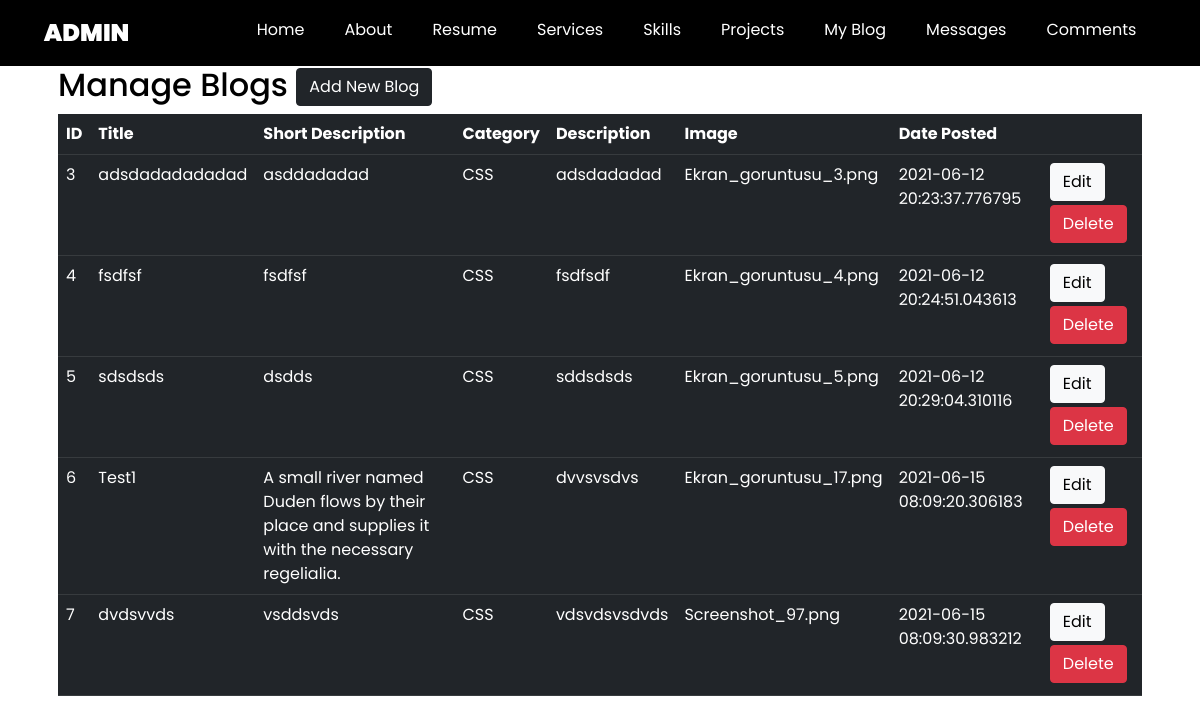
Page /admin/blog-list on the earlier database version.
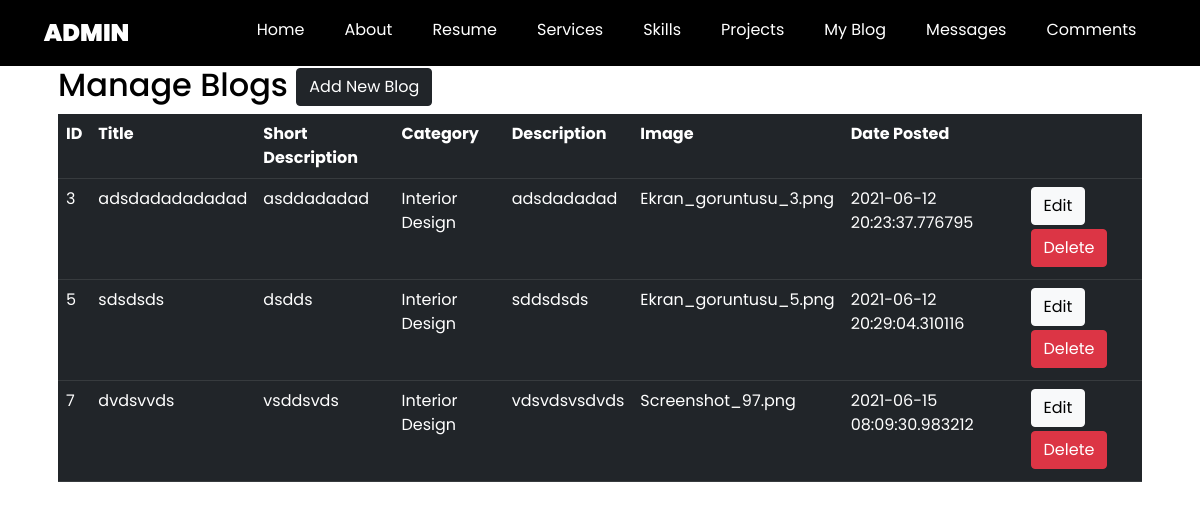
Same page on the later database version.
### PortfolioProject/models.py (models this page shows, shortened)
class Blog(db.Model):
    __tablename__ = 'blog'
    id = db.Column(db.Integer, primary_key=True)
    title = db.Column(db.String(100), nullable=False)
    date_posted = db.Column(db.DateTime, default=datetime.utcnow)
    short_description = db.Column(db.String(100), nullable=False)
    description = db.Column(db.Text, nullable=False)
    image = db.Column(db.String(20), default='uploads/default.jpeg')
    category = db.Column(db.Integer, db.ForeignKey('blogcategory.id'), nullable=False)
    comments = db.relationship('Comment', backref='host', lazy=True)

class BlogCategory(db.Model):
    __tablename__ = 'blogcategory'
    id = db.Column(db.Integer, primary_key=True)
    title = db.Column(db.String(100), nullable=False)
    category = db.relationship(Blog, backref='blogcategories', lazy=True, cascade='all,delete')

### PortfolioProject/controlers.py (the view)
@app.route('/admin/blog-list')
def blog_list():
    blogs = Blog.query.all()
    return render_template('admin/blog-list.html', blogs=blogs)

### PortfolioProject/templates/admin/blog-list.html
{% extends 'admin/base.html' %} {% block content %}
<div class="container" style="position: relative; top: 50px;">
    <div class="row">
        <div class="col md-12">
            <div class="jumbotron p-3">
                <h2>Manage Blogs
                    <a href="{{url_for('blog_add')}}"> <button type="button" class="btn btn-dark float-right" data-toggle="modal" data-target="#mymodal">Add New Blog</button></a>
                </h2>
                <table class="table table-hover table-dark col md-12">
                    <tr>
                        <th>ID</th>
                        <th>Title</th>
                        <th>Short Description</th>
                        <th>Category</th>
                        <th>Description</th>
                        <th>Image</th>
                        <th>Date Posted</th>
                        <th></th>
                    </tr>
                    {% for blog in blogs %}
                    <tr>
                        <td>{{blog.id}}</td>
                        <td>{{blog.title}}</td>
                        <td>{{blog.short_description}}</td>
                        <td>{{blog.blogcategories.title}}</td>
                        <td>{{blog.description}}</td>
                        <td>{{blog.image}}</td>
                        <td>{{blog.date_posted}}</td>
                        <td>
                            <a href="{{url_for('blog_edit', id=blog.id)}}" class="btn btn-light btn-xs mb-1">Edit</a>
                            <a href="{{url_for('blog_delete', id=blog.id)}}" class="btn btn-danger btn-xs mb-1" onclick="return confirm('Are You Sure To Delete?')">Delete</a>
                        </td>
                    </tr>
                    {% endfor %}
                </table>
            </div>
        </div>
    </div>
</div>
{% endblock %}

### PortfolioProject/templates/admin/base.html (shortened to what this page needs)
<!DOCTYPE html>
<html lang="en">
<head>
    <link rel="stylesheet" href="https://cdnjs.cloudflare.com/ajax/libs/font-awesome/5.15.3/css/all.min.css" />
    <link rel="stylesheet" href="{{url_for('static', filename = 'css/style.css')}}">
    <link rel="stylesheet" href="https://cdn.jsdelivr.net/npm/bootstrap@5.0.1/dist/css/bootstrap.min.css">
</head>
<body>
    {% include 'admin/includes/navbar.html' %} {% block content %} {% endblock %}
</body>
</html>

### PortfolioProject/templates/admin/includes/navbar.html (shortened to what this page needs)
<!DOCTYPE html>
<html lang="en">
<head>
    <link rel="stylesheet" href="https://cdnjs.cloudflare.com/ajax/libs/font-awesome/5.15.3/css/all.min.css" />
    <link rel="stylesheet" href="{{url_for('static', filename = 'css/style.css')}}">
</head>
<body style="background-color: white; color: black;">
    <header>
        <div class="head " style="position:relative;">
            <div class="header">
                <div class="header-nav">
                    <div class="header-logo">
                        <a href="{{url_for('admin_panel')}}">Admin</a>
                    </div>
                    <div class="header-list">
                        <ul style='margin-bottom:  0rem;'>
                            <a href="{{url_for('home_list')}}">
                                <li>Home</li>
                        </a>
                        <a href="{{url_for('admin_about')}}"  class="smooth">
                            <li class="smooth">About</li>
                        </a>
                        <a href="{{url_for('resume_list')}}"  class="smooth">
                            <li class="smooth">Resume</li>
                        </a>
                        <a href="#services"  class="smooth">
                            <li class="smooth">Services</li>
                        </a>
                        <a href="#skils"  class="smooth">
                            <li class="smooth">Skills</li>
                        </a>
                        <a href=""  class="smooth">
                            <li class="smooth">Projects</li>
                        </a>
                        <a href="{{url_for ('blog_list')}}"  class="smooth">
                            <li class="smooth">My Blog</li>
                        </a>
                        <a href="{{url_for('messages')}}"  class="smooth">
                            <li class="smooth">Messages</li>
                        </a>
                        <a href="{{url_for('comments')}}"  class="smooth">
                            <li class="smooth">Comments</li>
                        </a>
                    </ul>
                    </div>
                </div>
            </div>
    </header>
</body>
</html>

### PortfolioProject/static/css/style.css (style rules this page uses)
* { box-sizing: border-box; margin: 0; font-family: 'Poppins', sans-serif; background-color: transparent; }
body { background-color: black; color: white; }
a { text-decoration: none; color: #fff; }
header { background-color: black; width: 100%; }
.header { background-color: #000000; position: fixed; z-index: 1; display: flex; justify-content: center; width: 100%; height: 66px; }
.header .header-nav { display: flex; }
.header .header-nav .header-logo { width: 10%; height: 100%; display: flex; justify-content: flex-start; margin: 0; }
.header .header-nav .header-logo a { padding-top: .7rem; padding-bottom: .7rem; margin: 0 16px 0 0; font-weight: 900; font-size: 24px; line-height: 43.2px; text-transform: uppercase; color: #fff; }
.header .header-nav .header-list { display: inline-block; width: 90%; min-width: 1011px; height: 52px; display: flex; align-items: center; justify-content: flex-end; font-size: 16px; font-weight: 400; line-height: 28.8px; }
.header .header-nav .header-list ul { display: flex; list-style: none; }
.header .header-nav .header-list a { position: relative; }
.header .header-nav .header-list li { font-size: 16px; padding-top: 1.3rem; padding-bottom: 0.7rem; padding-left: 20px; padding-right: 20px; color: #fff; }
.footer .footer-container a, li { font-size: 16px; line-height: 28.8px; font-weight: 400; color: rgba(255, 255, 255, .7); }

Differences in the rows shown:
removed Blog: id "4", title "fsdfsf", short_description "fsdfsf", blogcategories "CSS", description "fsdfsdf", image "Ekran_goruntusu_4.png", date_posted "2021-06-12 20:24:51.043613"
removed Blog: id "6", title "Test1", short_description "A small river named Duden flows by their place and supplies it with the necessary regelialia.", blogcategories "CSS", description "dvvsvsdvs", image "Ekran_goruntusu_17.png", date_posted "2021-06-15 08:09:20.306183"
changed through a linked row, Blog "adsdadadadadad": blogcategories "CSS" → "Interior Design"
changed through a linked row, Blog "sdsdsds": blogcategories "CSS" → "Interior Design"
changed through a linked row, Blog "dvdsvvds": blogcategories "CSS" → "Interior Design"
